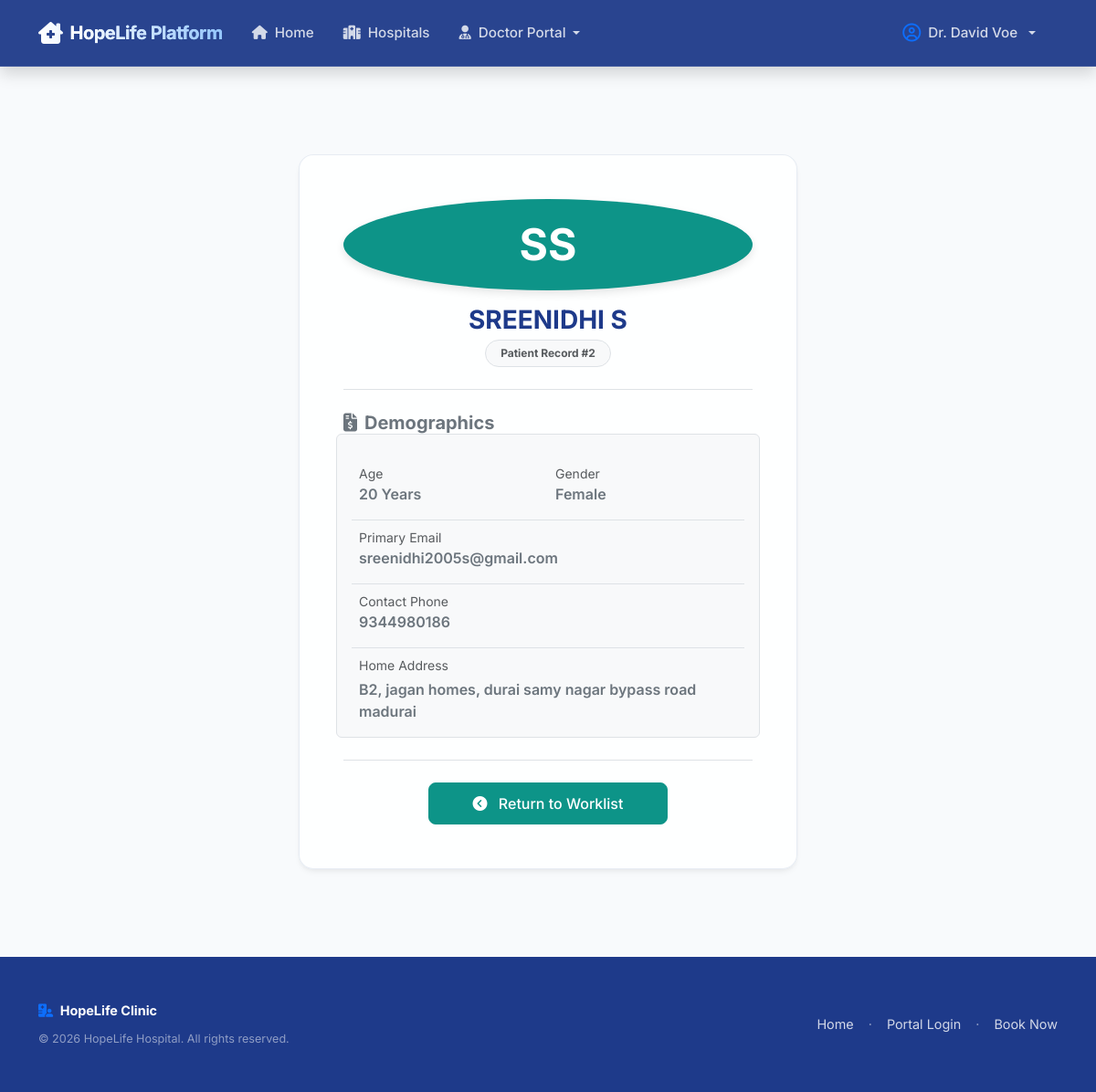
Screenshot of /doctor/patient/2/ (signed in) with the database file from the repository.
### appointments/models.py (models this page shows, shortened)
class User(AbstractUser):
    ROLE_CHOICES = (
        ('admin', 'Admin'),
        ('doctor', 'Doctor'),
        ('patient', 'Patient'),
    )
    role = models.CharField(max_length=10, choices=ROLE_CHOICES, default='patient')

class PatientProfile(models.Model):
    GENDER_CHOICES = (
        ('Male', 'Male'),
        ('Female', 'Female'),
        ('Other', 'Other'),
    )
    user = models.OneToOneField(User, on_delete=models.CASCADE, limit_choices_to={'role': 'patient'}, related_name='patient_profile')
    age = models.PositiveIntegerField()
    gender = models.CharField(max_length=10, choices=GENDER_CHOICES)
    phone = models.CharField(max_length=15)
    address = models.TextField()
    latitude = models.DecimalField(max_digits=9, decimal_places=6, null=True, blank=True)
    longitude = models.DecimalField(max_digits=9, decimal_places=6, null=True, blank=True)

### appointments/views.py (the view)
# urls.py: path('doctor/patient/<int:patient_id>/', views.doctor_view_patient, name='doctor_view_patient'),
@doctor_required
def doctor_view_patient(request, patient_id):
    doctor_profile = get_doctor_profile_for_user(request.user)
    if doctor_profile is None:
        messages.error(request, "Doctor profile not found.")
        return redirect('dashboard_redirect')
    patient_profile = get_object_or_404(PatientProfile.objects.select_related('user'), id=patient_id)
    require_patient_assigned_to_doctor(request, patient_profile)
    logger.debug(
        "Doctor patient view user=%s doctor_profile=%s patient_id=%s",
        request.user.pk,
        doctor_profile.pk,
        patient_profile.pk,
    )
    return render(request, 'appointments/patient_details_modal.html', {'patient': patient_profile})

### appointments/views.py (called while the page is built)
def role_required(allowed_roles):
    def decorator(view_func):
        @wraps(view_func)
        def _wrapped_view(request, *args, **kwargs):
            if not request.user.is_authenticated:
                messages.warning(request, "Please log in to access this page.")
                return redirect('login')
            user_role = request.user.role
            if request.user.is_superuser:
                user_role = 'admin'
            if user_role in allowed_roles:
                return view_func(request, *args, **kwargs)
            messages.error(request, f"Access denied. You do not have permission to view this page.")
            return redirect('dashboard_redirect')
        return _wrapped_view
    return decorator

def get_doctor_profile_for_user(user):
    return getattr(user, 'doctor_profile', None)

def require_patient_assigned_to_doctor(request, patient_profile):
    doctor_profile = get_doctor_profile_for_user(request.user)
    logger.debug(
        "Patient access check user=%s doctor_profile=%s patient_id=%s",
        request.user.pk,
        getattr(doctor_profile, 'pk', None),
        patient_profile.pk,
    )
    if not doctor_profile or not Appointment.objects.filter(patient=patient_profile, doctor=doctor_profile).exists():
        raise PermissionDenied("You do not have permission to access this patient record.")
    return doctor_profile

### appointments/templates/appointments/patient_details_modal.html (shortened to what this page needs)
{% extends 'appointments/base.html' %}
{% block content %}
<div class="container my-5">
    <div class="row justify-content-center">
        <div class="col-lg-6">
            <div class="card card-premium p-4 p-md-5">
                <div class="text-center mb-4 border-bottom pb-4">
                    <div class="patient-avatar-large mb-3">
                        {{ patient.user.first_name|slice:":1" }}{{ patient.user.last_name|slice:":1" }}
                    </div>
                    <h3 class="fw-bold mb-1">{{ patient.user.first_name }} {{ patient.user.last_name }}</h3>
                    <p class="badge bg-light text-muted border px-3 py-2 rounded-pill fs-7 mb-0">Patient Record #{{ patient.id }}</p>
                </div>
                <h5 class="fw-bold text-secondary mb-3"><i class="fa-solid fa-file-invoice-dollar me-2"></i>Demographics</h5>
                <div class="row g-3 mb-4 bg-light p-3 rounded border">
                    <div class="col-6">
                        <small class="text-muted d-block">Age</small>
                        <span class="fw-semibold text-secondary">{{ patient.age }} Years</span>
                    </div>
                    <div class="col-6">
                        <small class="text-muted d-block">Gender</small>
                        <span class="fw-semibold text-secondary">{{ patient.gender }}</span>
                    </div>
                    <div class="col-12 border-top pt-2">
                        <small class="text-muted d-block">Primary Email</small>
                        <span class="fw-semibold text-secondary">{{ patient.user.email }}</span>
                    </div>
                    <div class="col-12 border-top pt-2">
                        <small class="text-muted d-block">Contact Phone</small>
                        <span class="fw-semibold text-secondary">{{ patient.phone }}</span>
                    </div>
                    <div class="col-12 border-top pt-2">
                        <small class="text-muted d-block">Home Address</small>
                        <span class="fw-semibold text-secondary d-block mt-1" style="white-space: pre-line;">{{ patient.address }}</span>
                    </div>
                </div>
                <div class="d-flex justify-content-center border-top pt-4">
                    <a href="{% url 'doctor_dashboard' %}" class="btn btn-primary-custom px-5">
                        <i class="fa-solid fa-circle-chevron-left me-2"></i> Return to Worklist
                    </a>
                </div>
            </div>
        </div>
    </div>
</div>
{% endblock %}

### appointments/templates/appointments/base.html (shortened to what this page needs)
{% load static %}
<!DOCTYPE html>
<html lang="en">
<head>
    <link href="https://cdn.jsdelivr.net/npm/bootstrap@5.3.0/dist/css/bootstrap.min.css" rel="stylesheet">
    <link href="https://cdnjs.cloudflare.com/ajax/libs/font-awesome/6.4.0/css/all.min.css" rel="stylesheet">
    <link href="{% static 'css/style.css' %}" rel="stylesheet">
</head>
<body>
    <nav class="navbar navbar-expand-lg navbar-dark navbar-custom py-3 shadow">
        <div class="container">
            <a class="navbar-brand d-flex align-items-center gap-2" href="{% url 'home' %}">
                <i class="fa-solid fa-house-chimney-medical fs-4" style="color: #06b6d4;"></i>
                <span class="fw-bold" style="background: linear-gradient(to right, #ffffff, #93c5fd); -webkit-background-clip: text; -webkit-text-fill-color: transparent;">HopeLife Platform</span>
            </a>
            <div class="collapse navbar-collapse" id="navbarNav">
                <ul class="navbar-nav me-auto align-items-center">
                    <li class="nav-item">
                        <a class="nav-link {% if request.resolver_match.url_name == 'home' %}active{% endif %}" href="{% url 'home' %}">
                            <i class="fa-solid fa-house me-1"></i> Home
                        </a>
                    </li>
                    <li class="nav-item">
                        <a class="nav-link {% if request.resolver_match.url_name == 'hospital_list' or request.resolver_match.url_name == 'hospital_detail' %}active{% endif %}" href="{% url 'hospital_list' %}">
                            <i class="fa-solid fa-hospital me-1"></i> Hospitals
                        </a>
                    </li>
                    {% if request.user.is_authenticated %}
                        {% if request.user.role == 'admin' or request.user.is_superuser %}
                            <li class="nav-item dropdown">
                                <a class="nav-link dropdown-toggle text-white d-flex align-items-center gap-1" href="#" id="adminDropdown" role="button" data-bs-toggle="dropdown" aria-expanded="false">
                                    <i class="fa-solid fa-user-shield me-1"></i> Admin Portal
                                </a>
                                <ul class="dropdown-menu border-0 shadow-lg mt-2" aria-labelledby="adminDropdown">
                                    <li>
                                        <a class="dropdown-item py-2" href="{% url 'admin_dashboard' %}">
                                            <i class="fa-solid fa-chart-line text-teal me-2"></i> Dashboard
                                        </a>
                                    </li>
                                    <li>
                                        <a class="dropdown-item py-2" href="{% url 'admin_hospital_list' %}">
                                            <i class="fa-solid fa-hospital text-info me-2"></i> Manage Hospitals
                                        </a>
                                    </li>
                                    <li>
                                        <a class="dropdown-item py-2" href="{% url 'admin_add_doctor' %}">
                                            <i class="fa-solid fa-user-plus text-success me-2"></i> Add Doctor
                                        </a>
                                    </li>
                                </ul>
                            </li>
                        {% elif request.user.role == 'doctor' %}
                            <li class="nav-item dropdown">
                                <a class="nav-link dropdown-toggle text-white d-flex align-items-center gap-1" href="#" id="doctorDropdown" role="button" data-bs-toggle="dropdown" aria-expanded="false">
                                    <i class="fa-solid fa-user-doctor me-1"></i> Doctor Portal
                                </a>
                            </li>
                        {% endif %}
                    {% endif %}
                </ul>
                <ul class="navbar-nav ms-auto align-items-center">
                    {% if request.user.is_authenticated %}
                        <li class="nav-item dropdown me-2">
                            <a class="nav-link dropdown-toggle text-white d-flex align-items-center gap-2" href="#" id="userDropdown" role="button" data-bs-toggle="dropdown" aria-expanded="false">
                                <i class="fa-regular fa-circle-user text-primary fs-5"></i>
                                <span>
                                    {% if request.user.role == 'doctor' %}
                                        Dr. {{ request.user.first_name }} {{ request.user.last_name }}
                                    {% elif request.user.role == 'admin' or request.user.is_superuser %}
                                        Admin: {{ request.user.username }}
                                    {% else %}
                                        Patient: {{ request.user.first_name }}
                                    {% endif %}
                                </span>
                            </a>
                        </li>
                    {% endif %}
                </ul>
            </div>
        </div>
    </nav>
    <main class="pb-5">
        {% block content %}{% endblock %}
    </main>
    <footer class="py-5 mt-auto">
        <div class="container">
            <div class="row align-items-center">
                <div class="col-md-6 text-center text-md-start mb-3 mb-md-0">
                    <span class="fw-bold text-white"><i class="fa-solid fa-hospital-user text-primary me-1"></i> HopeLife Clinic</span>
                    <p class="mb-0 mt-2 text-white-50"><small>&copy; 2026 HopeLife Hospital. All rights reserved.</small></p>
                </div>
                <div class="col-md-6 text-center text-md-end">
                    <div class="d-flex justify-content-center justify-content-md-end gap-3 text-white-50">
                        <a href="{% url 'home' %}">Home</a>
                        <span>&middot;</span>
                        <a href="{% url 'login' %}">Portal Login</a>
                        <span>&middot;</span>
                        <a href="{% url 'patient_register' %}">Book Now</a>
                    </div>
                </div>
            </div>
        </div>
    </footer>
</body>
</html>

### appointments/static/css/style.css (style rules this page uses)
:root { --primary-color: #0d9488; --primary-hover: #0f766e; --secondary-color: #1e3a8a; --secondary-hover: #1d4ed8; --accent-color: #06b6d4; --background-color: #f8fafc; --card-bg: rgba(255, 255, 255, 0.85); --text-main: #0f172a; --text-muted: #475569; --border-color: rgba(226, 232, 240, 0.8); --teal-blue-gradient: linear-gradient(135deg, #0d9488 0%, #2563eb 100%); --bg-gradient: linear-gradient(180deg, #f0fdfa 0%, #eff6ff 100%); --glass-bg: rgba(255, 255, 255, 0.7); --glass-border: rgba(255, 255, 255, 0.5); --glass-shadow: 0 8px 32px 0 rgba(15, 23, 42, 0.06); --status-pending-bg: #fffbeb; --status-pending-text: #b45309; --status-approved-bg: #ecfdf5; --status-approved-text: #047857; --status-completed-bg: #eff6ff; --status-completed-text: #1d4ed8; --status-cancelled-bg: #fef2f2; --status-cancelled-text: #b91c1c; }
body { font-family: 'Inter', -apple-system, BlinkMacSystemFont, "Segoe UI", Roboto, sans-serif; background-color: var(--background-color); color: var(--text-main); min-height: 100vh; display: flex; flex-direction: column; }
main { flex: 1; }
h1, h2, h3, h4, h5, h6 { font-weight: 600; color: var(--secondary-color); }
.card-premium { background-color: var(--card-bg); border: 1px solid var(--border-color); border-radius: 16px; box-shadow: 0 4px 6px -1px rgba(0, 0, 0, 0.05), 0 2px 4px -1px rgba(0, 0, 0, 0.03); transition: transform 0.25s cubic-bezier(0.4, 0, 0.2, 1), box-shadow 0.25s cubic-bezier(0.4, 0, 0.2, 1); }
.btn-primary-custom { background-color: var(--primary-color); border-color: var(--primary-color); color: #fff; font-weight: 500; padding: 0.65rem 1.25rem; border-radius: 8px; transition: background-color 0.2s ease, border-color 0.2s ease, transform 0.15s ease; }
.navbar-custom { background-color: var(--secondary-color); box-shadow: 0 2px 4px rgba(0,0,0,0.08); }
.navbar-custom .navbar-brand { font-weight: 700; color: #fff !important; display: flex; align-items: center; gap: 8px; }
.navbar-custom .nav-link { color: rgba(255, 255, 255, 0.8) !important; font-weight: 500; transition: color 0.2s ease; }
footer { background-color: var(--secondary-color); color: rgba(255, 255, 255, 0.6); font-size: 0.9rem; }
footer a { color: rgba(255, 255, 255, 0.8); text-decoration: none; }
.patient-avatar-large { margin: 0; height: 100px; border-radius: 50%; background-color: var(--primary-color); color: #fff; display: flex; align-items: center; justify-content: center; font-size: 3rem; font-weight: 700; margin: 0 auto; box-shadow: 0 4px 10px rgba(0,0,0,0.1); }
.navbar-custom { background: rgba(30, 58, 138, 0.95) !important; backdrop-filter: blur(8px); border-bottom: 1px solid rgba(255, 255, 255, 0.1); position: relative; z-index: 1050; }
.navbar-custom .navbar-brand { font-weight: 700; letter-spacing: -0.5px; background: linear-gradient(to right, #ffffff, #93c5fd); background-clip: text; -webkit-background-clip: text; color: transparent; -webkit-text-fill-color: transparent; }
.navbar-custom .nav-link { font-size: 0.95rem; padding: 0.5rem 1rem !important; border-radius: 8px; transition: all 0.2s ease; }

### rows the page displays
User: user.first_name "David", user.last_name "Voe"
PatientProfile: user.first_name "S", user.last_name "S", user.first_name "SREENIDHI", id "2", age "20", gender "Female", user.email "sreenidhi2005s@gmail.com", phone "9344980186", address "B2, jagan homes, durai samy nagar bypass road madurai"
